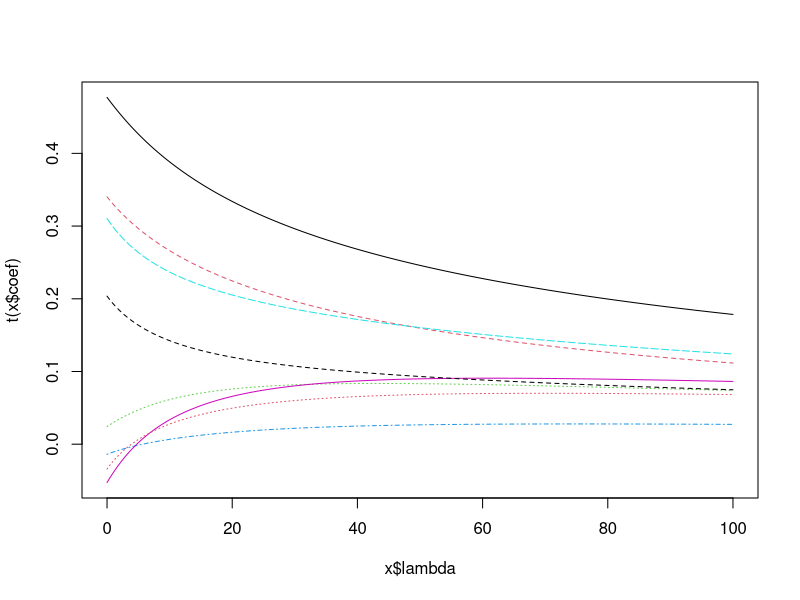
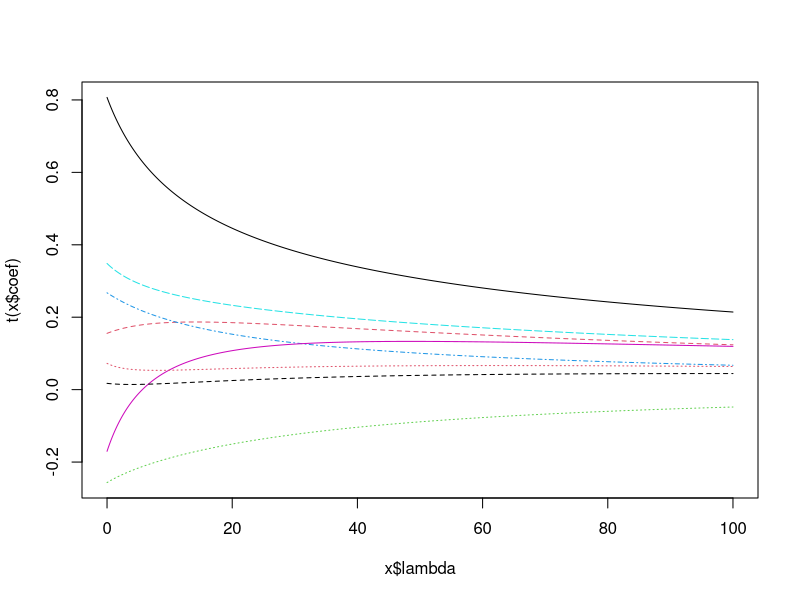
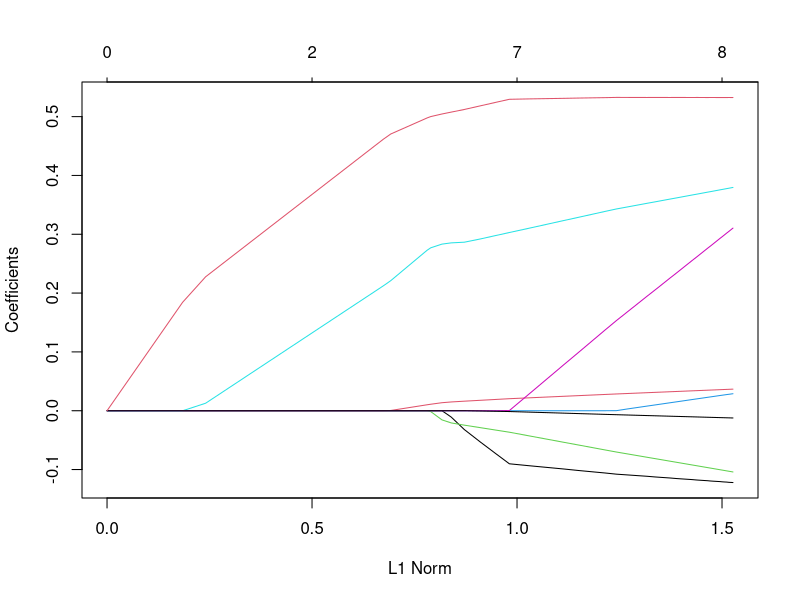
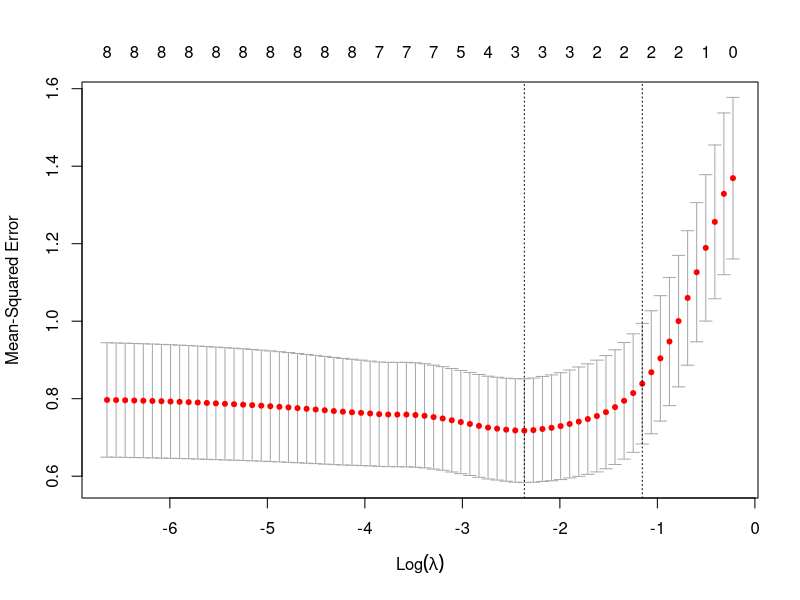
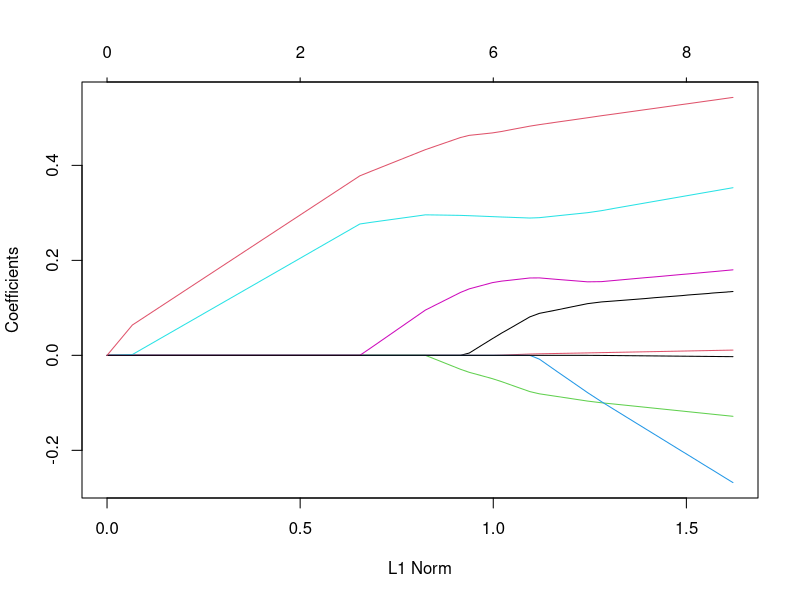
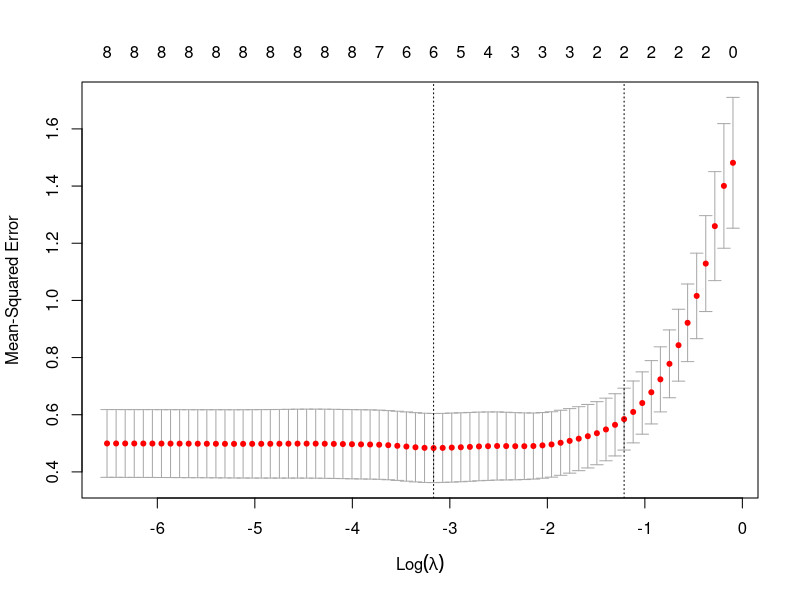

The R source for these figures, in order:
#########################################################################
# Ridge regression and LASSO on Prostate Data 
# Ridge using MASS::lm.ridge
# LASSO using glmnet package 
# Splitting the data in half and modeling each half separately.

prostate <-  read.table("Prostate.csv", 
                        header=TRUE, sep=",", na.strings=" ")
head(prostate)

# Splitting data in half using random uniform selection to make two "set"s.

set.seed(120401002) 
set <- ifelse(runif(n=nrow(prostate))>0.5, yes=2, no=1)

library(MASS) # for ridge
library(glmnet) # for LASSO

###############################################################
# Ridge regression using lm.ridge()
#
# Functions much like lm(), but need to specify lambda.
#   Can specify sequence of lambda values using seq(from= , to= , by=)
#     to generate sequence of numbers
#   Then use a version of CV to select best 
seq(from=1, to=10, by=1)
seq(1, 10, 1)
seq(0, 2, 0.2)

# In my experience, optimal lambda can be <1 sometimes
#   or as large as upper double digits.  Running sequence
#  from 0 to 100 by a small increment may be a little expensive
#  but probably covers range.
ridge1 <- lm.ridge(lpsa ~., lambda = seq(0, 100, .05), data=prostate[set==1,])
# Show coefficient path
plot(ridge1)

select(ridge1)
(coef.ri.best1 = coef(ridge1)[which.min(ridge1$GCV),])

# Unfortunately, there is no predict() function for lm.ridge
#  Have to compute predicted values manually using matrix multiplication
#  Formula is 
#  as.matrix(cbind(1,DATA)) %*% coef(RIDGE MODEL)
#  where DATA is the X-data for which you want predicted values, 
#  and RIDGE MODEL is the lm.ridge object you have created.
#  The "1" adds a column of 1's for the intercept term.
#
# Here I can use the optimal lambda to make predictions
#  on test data (set==2)

pred.ri1 = as.matrix(cbind(1,prostate[set==2,1:8])) %*% coef.ri.best1
MSPE1.ridge = mean((prostate[set==2,9]-pred.ri1)^2)

# Compare MSPE to MSPE from lm
mod.lm1 = lm(lpsa~., data=prostate[set==1,])
pred.lm1 = predict(mod.lm1, newdata=prostate[set==2,])
MSPE1.lm = mean((prostate[set==2,9]-pred.lm1)^2)

############
# Repeat for other half of data
ridge2 <- lm.ridge(lpsa ~., lambda = seq(0, 100, .05), data=prostate[set==2,])
# Show coefficient path
plot(ridge2)
select(ridge2)
(coef.ri.best2 = coef(ridge2)[which.min(ridge2$GCV),])

# Unfortunately, there is no predict() function for lm.ridge
#  Have to compute predicted values manually using matrix multiplication
#  Formula is 
#  as.matrix(cbind(1,DATA)) %*% coef(RIDGE MODEL)
#  where DATA is the X-data for which you want predicted values, 
#  and RIDGE MODEL is the lm.ridge object you have created.
#  The "1" adds a column of 1's for the intercept term.
#
# Here I can use the optimal lambda to make predictions
#  on training data (set==1) and test data (set==2)

pred.ri2 = as.matrix(cbind(1,prostate[set==1,1:8])) %*% coef.ri.best2
MSPE2.ridge = mean((prostate[set==1,9]-pred.ri2)^2)

# Compare MSPE to MSPE from lm
mod.lm2 = lm(lpsa~., data=prostate[set==2,])
pred.lm2 = predict(mod.lm2, newdata=prostate[set==1,])
MSPE2.lm = mean((prostate[set==1,9]-pred.lm2)^2)

# glmnet() requires x to be in matrix class, so saving out 
#   the separate variables to be used as Y and X.
#   glmnet() scales all columns of x in its calculations, but presents 
#   unscaled versions of coefficients.  


y.1 <- prostate[set==1,1]
x.1 <- as.matrix(prostate[set==1,c(2:9)])
y.2 <- prostate[set==2,1]
x.2 <- as.matrix(prostate[set==2,c(2:9)])

# Fit LASSO by glmnet(y=, x=). Gaussian is default, but other families are available  
#  Function produces series of fits for many values of lambda.  

# First half of data 
lasso.1 <- glmnet(y=y.1, x= x.1, family="gaussian")
#("%Dev" in output below is R-square in linear regression)
lasso.1
plot(lasso.1) # Plots coefficient path
##### Note that these are on original scales, even though LASSO scaled variables 
coef(lasso.1) # Lists out coefficients for each lambda
##### Note that glmnet() does not necessarily go all the way out to the LSEs
#####But they are close

# cv.glmnet() uses crossvalidation to estimate optimal lambda
#  We haven't talked about this yet, so don't worry about it.

cv.lasso.1 <- cv.glmnet(y=y.1, x= x.1, family="gaussian")
cv.lasso.1
plot(cv.lasso.1) # Plot CV-MSPE
coef(cv.lasso.1) # Print out coefficients at optimal lambda 
coef(cv.lasso.1, s=cv.lasso.1$lambda.min) # Another way to do this.
# Using the "+1SE rule" (see later) produces a sparser solution
coef(cv.lasso.1, s=cv.lasso.1$lambda.1se) # Another way to do this.

# Predict both halves using first-half fit
pred.las1.min <- predict(cv.lasso.1, newx=x.2, s=cv.lasso.1$lambda.min)
pred.las1.1se <- predict(cv.lasso.1, newx=x.2, s=cv.lasso.1$lambda.1se)
pred.las1 <- predict(cv.lasso.1, newx=x.2) #1SE is the default!

MSPE1.las.min <- mean((y.2 - pred.las1.min)^2)
MSPE1.las.1se <- mean((y.2 - pred.las1.1se)^2)

# Repeat for second half of data
lasso.2 <- glmnet(y=y.2, x= x.2, family="gaussian")
#("%Dev" in output below is R-square in linear regression)
lasso.2
plot(lasso.2) # Plots coefficient path
##### Note that these are on original scales, even though LASSO scaled variables 
coef(lasso.2) # Lists out coefficients for each lambda
##### Note that glmnet() does not necessarily go all the way out to the LSEs
#####But they are close

# cv.glmnet() uses crossvalidation to estimate optimal lambda
#  We haven't talked about this yet, so don't worry about it.

cv.lasso.2 <- cv.glmnet(y=y.2, x= x.2, family="gaussian")
cv.lasso.2
plot(cv.lasso.2) # Plot CV-MSPE
coef(cv.lasso.2) # Print out coefficients at optimal lambda 
coef(cv.lasso.2, s=cv.lasso.2$lambda.min) # Another way to do this.
# Using the "+1SE rule" (see later) produces a sparser solution
coef(cv.lasso.2, s=cv.lasso.2$lambda.1se) # Another way to do this.

# Predict both halves using first-half fit
pred.las2.min <- predict(cv.lasso.2, newx=x.2, s=cv.lasso.2$lambda.min)
pred.las2.1se <- predict(cv.lasso.2, newx=x.2, s=cv.lasso.2$lambda.1se)
pred.las2 <- predict(cv.lasso.2, newx=x.2) #1SE is the default!

MSPE2.las.min <- mean((y.2 - pred.las2.min)^2)
MSPE2.las.1se <- mean((y.2 - pred.las2.1se)^2)
